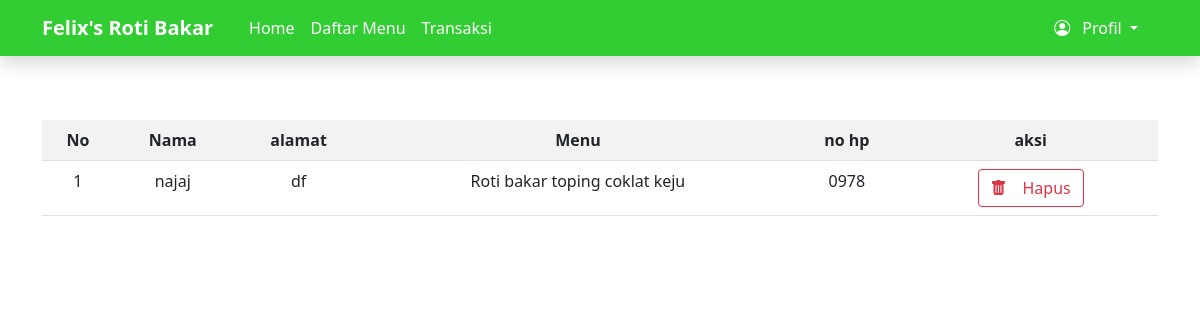
Screenshot of /Admin/order/order.php (signed in) with the database file from the repository.
### tables this page shows
CREATE TABLE `transaksi` (
  `id_transaksi` int(11) NOT NULL,
  `id_menu` int(11) NOT NULL,
  `nama_pemesan` varchar(30) NOT NULL,
  `alamat_pengiriman` varchar(100) NOT NULL,
  `no_hp` varchar(15) NOT NULL
);

CREATE TABLE `menu` (
  `id_menu` int(11) NOT NULL,
  `nama` varchar(30) NOT NULL,
  `foto` varchar(100) NOT NULL,
  `deskripsi` text NOT NULL,
  `harga` varchar(11) NOT NULL
);

### conn.php (called while the page is built, shortened)
<?php
$conn = mysqli_connect("localhost","root", "", "felix")
        or die ('gagal terkoneksi ke database');
function query ($query) {
    global $conn;
    $result = mysqli_query($conn,$query);
    $rows = [];
    while ( $row = mysqli_fetch_assoc($result) ) {
        $rows[] = $row;
    }
    return $rows;
}
?>

### Admin/order/order.php (the view, shortened to what this page needs)
<?php
require '../../conn.php';
$transaksi = query("SELECT * FROM transaksi LEFT JOIN menu USING(id_menu) ORDER BY id_transaksi DESC");
?>
<!DOCTYPE html>
<html lang="en">
<head>
    <link rel="stylesheet" href="../../css/bootstrap.css">
    <link rel="stylesheet" href="https://cdn.jsdelivr.net/npm/bootstrap-icons@1.8.1/font/bootstrap-icons.css">
</head>
<body>
    <nav class="navbar navbar-expand-lg navbar-light fixed-top shadow" style="background-color:limegreen">
        <div class="container ">
            <a class="navbar-brand text-white" href="#"><b>Felix's Roti Bakar</b></a>
            <div class="container-fluid">
                <div class="collapse navbar-collapse" id="navbarSupportedContent">
                    <div class="collapse navbar-collapse" id="navbarSupportedContent">
                        <div class="navbar-nav text-center">
                            <li><a class="nav-link active text-white" aria-current="page" href="index.php">Home</a></li>
                            <li><a class="nav-link active text-white" aria-current="page" href="../Menu/menu.php">Daftar
                                    Menu</a></li>
                            <li><a class="nav-link active text-white" aria-current="page" href="order.php">Transaksi</a>
                            </li>
                        </div>
                    </div>
                    <ul class="nav navbar-nav navbar-right navbar-light">
                        <li class="nav-item dropdown text-center">
                            <a class="nav-link dropdown-toggle active text-white" href="#" id="navbarDropdown"
                                role="button" data-bs-toggle="dropdown" aria-expanded="false"><i
                                    class="bi bi-person-circle me-2 "></i>
                                Profil
                            </a>
                        </li>
                    </ul>
                </div>
            </div>
    </nav>
    <div class="container mt-5">
        <div class="pt-5 pb-3">
            <table class="table table-striped responsive mt-4 w-100 text-center">
                <tr>
                    <th>No</th>
                    <th>Nama</th>
                    <th>alamat</th>
                    <th>Menu</th>
                    <th>no hp</th>
                    <th>aksi</th>
                </tr>
                <?php $i=1; ?>
                <?php foreach($transaksi as $row){ ?>
                <tr>
                    <td><?php echo $i; ?></td>
                    <td><?php echo $row["nama_pemesan"] ?></td>
                    <td><?php echo $row["alamat_pengiriman"] ?></td>
                    <td><?= $row["nama"]  ?></td>
                    <td><?php echo $row["no_hp"] ?></td>
                    <td>
                        <a href="delete.php?id=<?php echo $row['id_transaksi'] ?>" onclick="
                return confirm('Yakin Ingin menghapus data ini?')" class="btn btn-outline-danger mx-2"><i
                                class="bi bi-trash-fill me-3"></i>Hapus</a>
                    </td>
                </tr>
                <?php $i++ ?>
                <?php } ?>
            </table>
        </div>
    </div>
</body>
</html>

### rows the page displays
transaksi: nama_pemesan "najaj", alamat_pengiriman "df", id_menu.nama "Roti bakar toping coklat keju", no_hp "0978"
